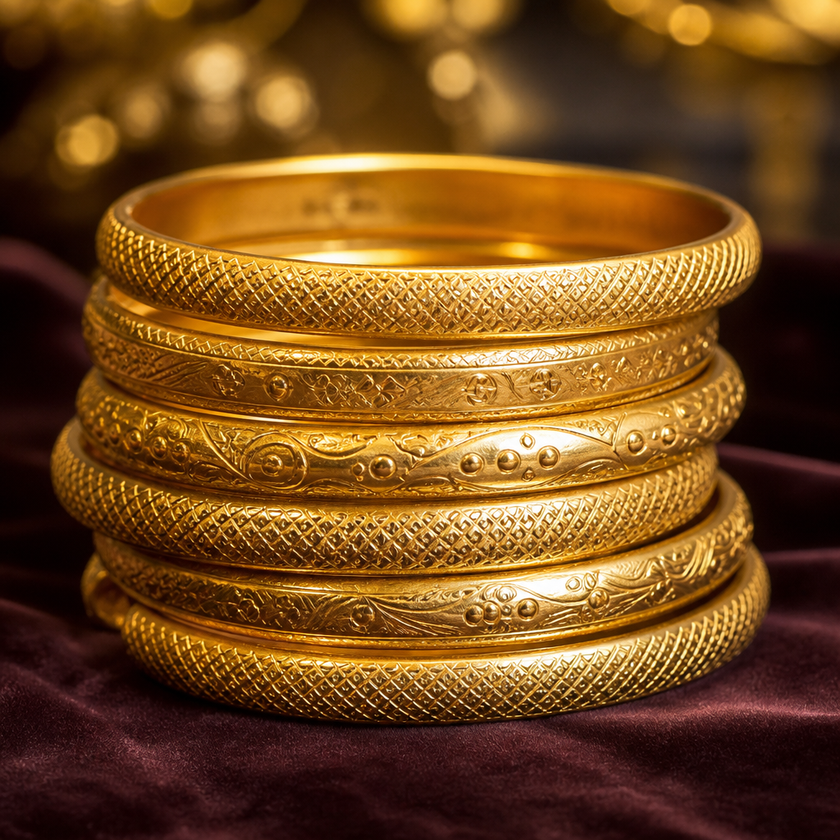
#> input picture data/category-images/cat-bangle.png, 840 x 840 px, shrunk from 1024 x 1024 before the run
$ python -i image_enhance.py   (imports and definitions only)
#> lines starting #> are read from the running program, lines starting #| are printed output that depends on the picture
#> further down, picture is the input picture: PIL image 840x840 RGB; mean R, G, B 114.1, 72.6, 28.1
"""
Jewelry catalog photo polish (Pillow only).

Goal: keep gold detail crisp on phone/showcase snaps without neon color,
halos, or mushy over-denoise. Heavy AI upscale is out of scope.
"""

from __future__ import annotations

from PIL import Image, ImageEnhance, ImageFilter, ImageOps

AUTOCONTRAST_CUTOFF = 1
COLOR_FACTOR = 1.06
CONTRAST_FACTOR = 1.1
BRIGHTNESS_FACTOR = 1.03
SHARPNESS_FACTOR = 1.28
UNSHARP_RADIUS = 1.4
UNSHARP_PERCENT = 110
UNSHARP_THRESHOLD = 6


def enhance_jewelry_image(img: Image.Image) -> Image.Image:
    """
    Jewelry polish: light denoise → open tones → edge clarity.

    Avoids MedianFilter (it smears fine chain/filigree detail).
    Expects RGB (caller flattens alpha).
    """
    if img.mode != "RGB":
        img = img.convert("RGB")

    # Gentle grain soften without destroying metal edges.
    img = img.filter(ImageFilter.SMOOTH_MORE)

    img = ImageOps.autocontrast(img, cutoff=AUTOCONTRAST_CUTOFF)
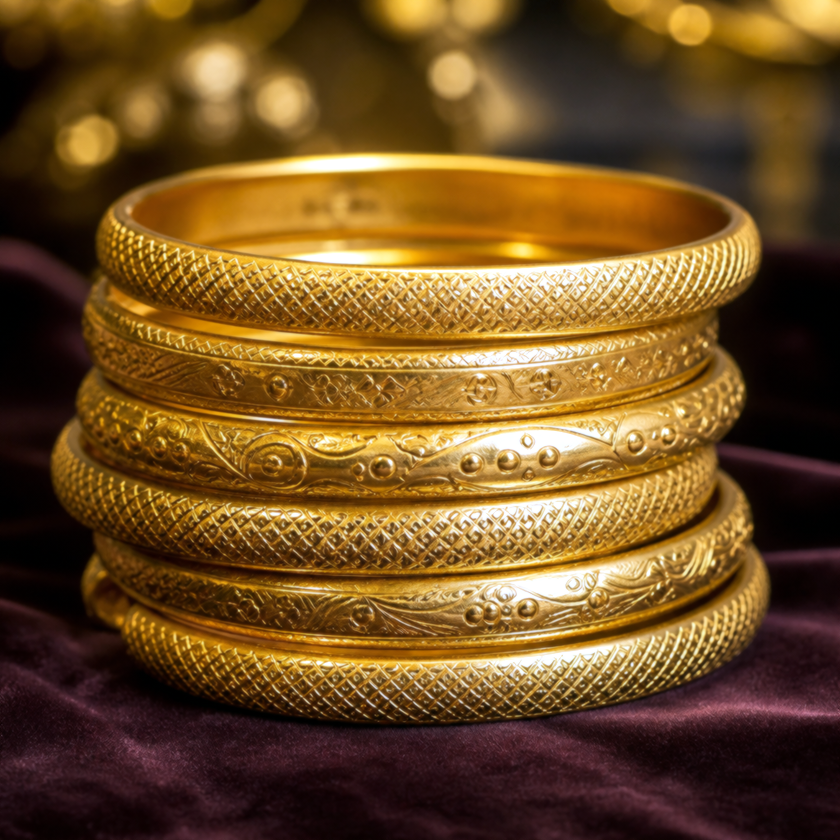
#> img: PIL image 840x840 RGB; mean R, G, B 110.9, 77.9, 35.2

    img = ImageEnhance.Color(img).enhance(COLOR_FACTOR)
    img = ImageEnhance.Contrast(img).enhance(CONTRAST_FACTOR)
    img = ImageEnhance.Brightness(img).enhance(BRIGHTNESS_FACTOR)
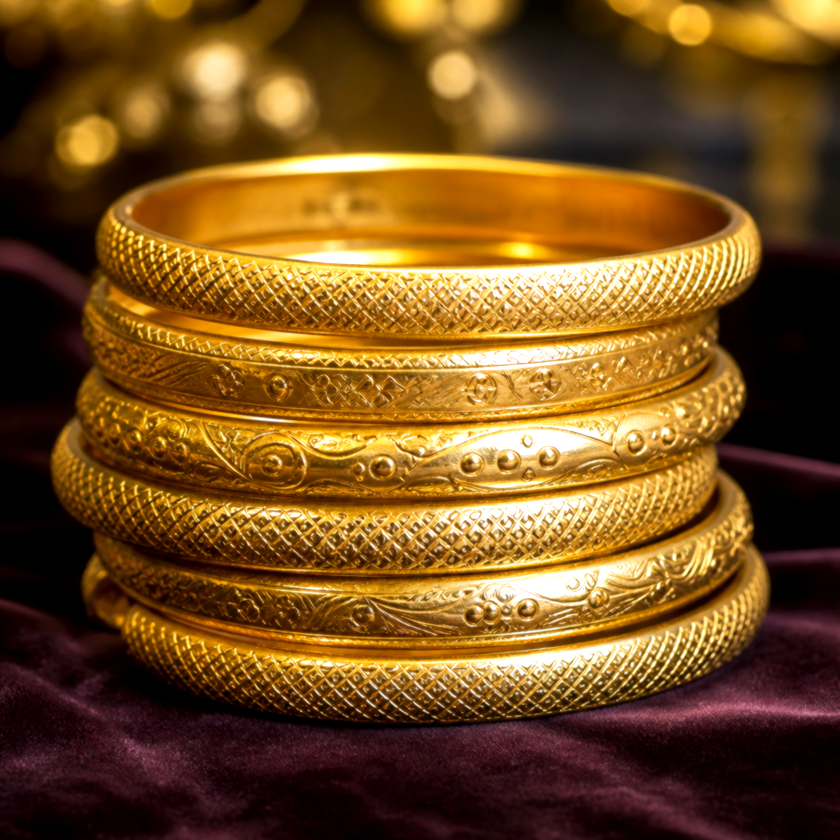
#> img: PIL image 840x840 RGB; mean R, G, B 116.9, 78.4, 29.6
    img = ImageEnhance.Sharpness(img).enhance(SHARPNESS_FACTOR)

    img = img.filter(
        ImageFilter.UnsharpMask(
            radius=UNSHARP_RADIUS,
            percent=UNSHARP_PERCENT,
            threshold=UNSHARP_THRESHOLD,
        )
    )
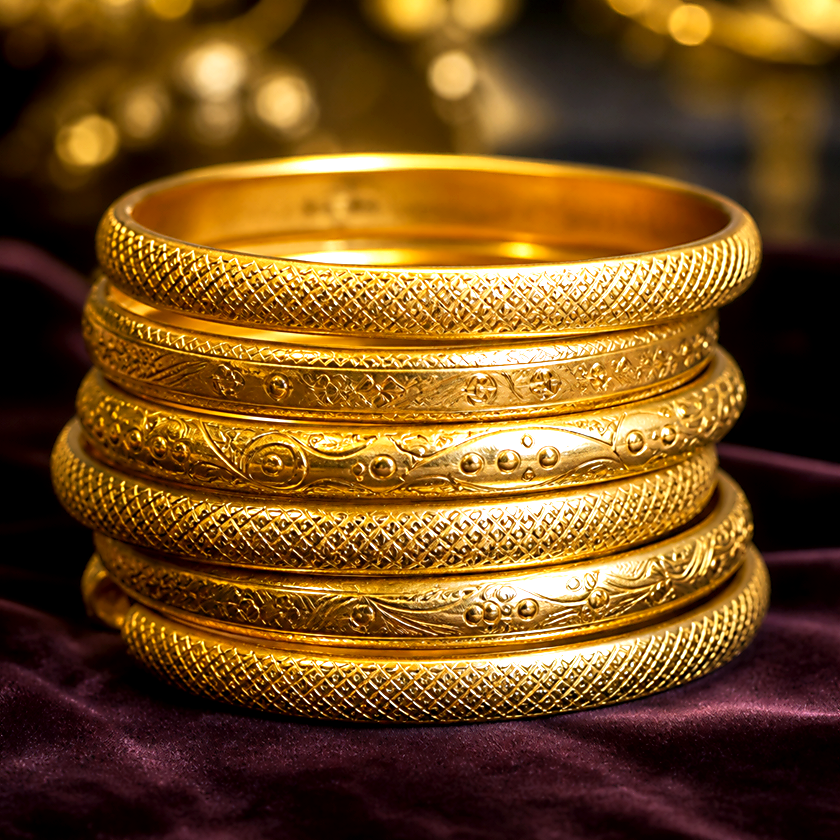
#> img: PIL image 840x840 RGB; mean R, G, B 115.7, 77.5, 29.7
    return img

>>> from PIL import Image
>>> picture = Image.open('../../../data/category-images/cat-bangle.png')
>>> result = enhance_jewelry_image(picture)
